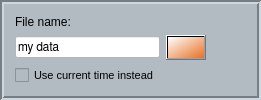
     <widget class="QFrame" name="frame_9">
      <property name="font">
       <font>
        <family>Arial</family>
       </font>
      </property>
      <property name="styleSheet">
       <string notr="true">background-color: rgb(178, 187, 194);</string>
      </property>
      <property name="frameShape">
       <enum>QFrame::Box</enum>
      </property>
      <property name="frameShadow">
       <enum>QFrame::Sunken</enum>
      </property>
      <property name="lineWidth">
       <number>2</number>
      </property>
      <layout class="QGridLayout" name="gridLayout_16">
       <item row="0" column="0">
        <widget class="QLabel" name="label_56">
         <property name="font">
          <font>
           <family>Arial</family>
          </font>
         </property>
         <property name="text">
          <string>File name:</string>
         </property>
        </widget>
       </item>
       <item row="1" column="0">
        <widget class="QLineEdit" name="filename_custom">
         <property name="font">
          <font>
           <family>FreeSans</family>
          </font>
         </property>
         <property name="toolTip">
          <string>Custom file name</string>
         </property>
         <property name="styleSheet">
          <string notr="true">background-color: rgb(255, 255, 255);</string>
         </property>
         <property name="text">
          <string>my data</string>
         </property>
        </widget>
       </item>
       <item row="1" column="1">
        <widget class="QPushButton" name="saveButton">
         <property name="sizePolicy">
          <sizepolicy hsizetype="Expanding" vsizetype="Expanding">
           <horstretch>0</horstretch>
           <verstretch>0</verstretch>
          </sizepolicy>
         </property>
         <property name="font">
          <font>
           <family>Arial</family>
          </font>
         </property>
         <property name="toolTip">
          <string>Save data to a file</string>
         </property>
         <property name="styleSheet">
          <string notr="true">background-color: qlineargradient(spread:pad, x1:1, y1:1, x2:0, y2:0, stop:0 rgba(234, 112, 33, 255), stop:1 rgba(255, 255, 255, 255));
image: url(:/images/images/save.png);</string>
         </property>
         <property name="text">
          <string/>
         </property>
        </widget>
       </item>
       <item row="3" column="0">
        <widget class="QCheckBox" name="filename_time">
         <property name="font">
          <font>
           <family>Arial</family>
           <pointsize>8</pointsize>
          </font>
         </property>
         <property name="toolTip">
          <string>Will apply current time as file name</string>
         </property>
         <property name="text">
          <string>Use current time instead</string>
         </property>
        </widget>
       </item>
       <item row="1" column="2">
        <spacer name="horizontalSpacer_11">
         <property name="orientation">
          <enum>Qt::Horizontal</enum>
         </property>
         <property name="sizeHint" stdset="0">
          <size>
           <width>40</width>
           <height>20</height>
          </size>
         </property>
        </spacer>
       </item>
      </layout>
     </widget>
